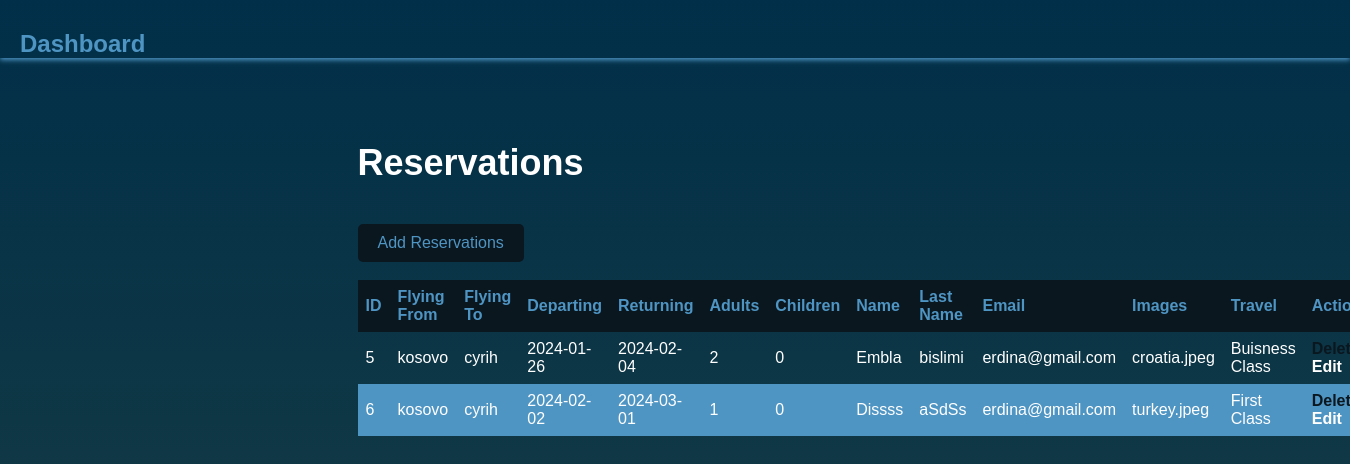
Page /dashboard/reservationDashboard.php on the committed database.
### tables this page shows
CREATE TABLE `travel_rezervo` (
  `id` int(11) NOT NULL,
  `flying_from` varchar(255) NOT NULL,
  `flying_to` varchar(255) NOT NULL,
  `departing` date NOT NULL,
  `returning` date DEFAULT NULL,
  `adults` int(50) NOT NULL,
  `children` int(50) NOT NULL,
  `name` varchar(255) NOT NULL,
  `last_name` varchar(255) NOT NULL,
  `email` varchar(255) NOT NULL,
  `images` blob NOT NULL,
  `travel` varchar(255) NOT NULL
);

### config_rezervo.php (called while the page is built, shortened)
<?php
class DatabaseRezervo{
    private $server = 'localhost';
    private $username = 'root';
    private $password="";
    private $database ='travelagency';
    private $conn;
    public function __construct(){
        try{
            $this->conn = new mysqli($this->server, $this->username, $this->password, $this->database);
        }catch(Exception $e){
            echo 'Connection Failed' .$e->getMessage();
        }
    }
 public function fetch(){
    $data = null;
    $query = "SELECT * FROM travel_rezervo";
    if ($sql = $this->conn->query($query)) {
        while ($row = mysqli_fetch_assoc($sql)) {
            $data[] = $row;
        }
    }
    return $data;
}
}
?>

### dashboard/reservationDashboard.php (the view, shortened to what this page needs)
<!DOCTYPE html>
<html lang="en">
<head>
  <link rel="stylesheet" href="dashboardsStyle/userdashboard.css">
</head>
<body>
  <nav class="navbar">
    <a class="navbar-brand" href="dashboard.php">Dashboard</a>
  </nav>
  <div class="container">
    <h1>Reservations</h1>
     <a href="reservationAdd.php">  <button type="submit" name="submit" id="ReservationAdd">Add Reservations</button><br> <br> </a>
    <table>
    <thead>
        <tr>
        <th>ID</th>
        <th>Flying From</th>
        <th>Flying To</th>
        <th>Departing</th>
        <th>Returning</th>
        <th>Adults</th>
        <th>Children</th>
        <th>Name</th>
        <th>Last Name</th>
        <th>Email</th>
        <th>Images</th>
        <th>Travel</th>
        <th>Action</th>
        </tr>
    </thead>
      <tbody>
      <?php
        include '../config_rezervo.php';
        $databaseRezervo = new DatabaseRezervo();
        $rows = $databaseRezervo->fetch();
        if(!empty($rows)){
        foreach($rows as $row){
      ?>
        <tr>
                <td><?php echo $row['id']; ?></td>
                <td><?php echo $row['flying_from']; ?></td>
                <td><?php echo $row['flying_to']; ?></td>
                <td><?php echo $row['departing']; ?></td>
                <td><?php echo $row['returning']; ?></td>
                <td><?php echo $row['adults']; ?></td>
                <td><?php echo $row['children']; ?></td>
                <td><?php echo $row['name']; ?></td>
                <td><?php echo $row['last_name']; ?></td>
                <td><?php echo $row['email']; ?></td>
                <td><?php echo $row['images']; ?></td>
                <td><?php echo $row['travel']; ?></td>
                <td>
                  <a href="rezervationDelete.php?id=<?php echo $row['id']; ?>" class="btn btn1">Delete</a>
                  <a href="reservationEdit.php?id=<?php echo $row['id']; ?>" class="btn btn2">Edit</a>
                </td>
              </tr>
              <?php
                }
              }
              else{
                echo "There is no data!";
              }
            ?>
      </tbody>
    </table>
  </div>
</body>
</html>

### dashboard/dashboardsStyle/userdashboard.css (style rules this page uses)
* { box-sizing: border-box; }
body { font-family: sans-serif; margin: 0; padding: 0; background: linear-gradient(#012f49, #1e4041); }
.navbar { padding-top: 30px; box-shadow: 0px 2px 5px #4f95c4; }
.navbar-brand { font-size: 24px; font-weight: bold; padding-left: 20px; text-decoration: none; color: #4f95c4; }
.container { max-width: 50%; margin: 40px auto; padding: 20px; height: 100vh; }
h1 { font-size: 36px; font-weight: bold; margin-bottom: 40px; color: white; }
button[type="submit"] { background-color: #0a171f; color: #4f95c4; padding: 10px 20px; font-size: 16px; border: none; border-radius: 5px; cursor: pointer; }
table { border-collapse: collapse; width: 100%; }
th, td { text-align: left; padding: 8px; color: white; }
th { background-color: #0a171f; color: #4f95c4; }
tr:nth-child(even) { background-color: #4f95c4; }
a.btn { margin-right: 10px; text-decoration: none; font-weight: bolder; }
.btn1 { color: #0a171f; }
.btn2 { color: white; }

### rows in the picture
travel_rezervo: id "5", flying_from "kosovo", flying_to "cyrih", departing "2024-01-26", returning "2024-02-04", adults "2", children "0", name "Embla", last_name "bislimi", email "erdina@gmail.com", images "croatia.jpeg", travel "Buisness Class"
travel_rezervo: id "6", flying_from "kosovo", flying_to "cyrih", departing "2024-02-02", returning "2024-03-01", adults "1", children "0", name "Dissss", last_name "aSdSs", email "erdina@gmail.com", images "turkey.jpeg", travel "First Class"
